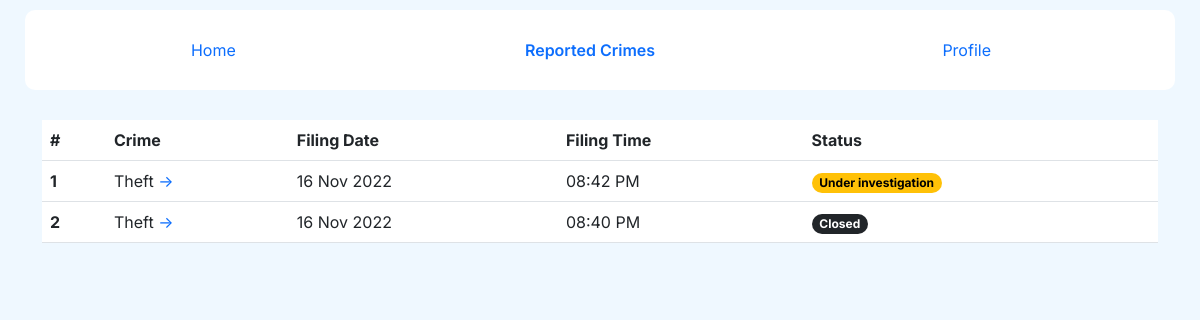
/reported-crimes (signed in), run on the app's committed database.
### models.py (models this page shows)
class TheftFir(db.Model):
    __tablename__='theft_fir'
    id=db.Column(db.Integer, primary_key=True, autoincrement=True)
    ftime=db.Column(db.DateTime, nullable=False)
    username=db.Column(db.String, db.ForeignKey('user.username'), nullable=False)
    cname=db.Column(db.String, nullable=False)
    pname=db.Column(db.String, nullable=False)
    address=db.Column(db.String, nullable=False)
    mob=db.Column(db.String, nullable=False)
    email=db.Column(db.String, nullable=False)
    place=db.Column(db.String, nullable=False)
    datetime=db.Column(db.String, nullable=False)
    aname=db.Column(db.String, nullable=False)
    description=db.Column(db.String, nullable=False)
    closed=db.Column(db.Integer, nullable=False)

### manager.py (the view)
@app.route('/reported-crimes',methods=['GET'])
@login_required
def crimes_reported():
    print(current_user.username)
    firs=db.session.query(User).filter(User.id == current_user.id).first().tfirs
    print(firs)
    actions_list=[]
    for fir in firs:
        action_taken=db.session.query(Actions).filter(Actions.id==fir.id).first()
        if action_taken==None:
            actions_list.append(1)
        else:
            if action_taken.accepted==True:
                actions_list.append(2)
            else:
                actions_list.append(3)
    print(actions_list)
    return render_template('reported_crimes.html', firs=firs, action_list=actions_list)

### manager.py (called while the page is built)
@login_manager.user_loader
def load_user(user_id):
    return User.query.get(int(user_id))

### templates/reported_crimes.html (shortened to what this page needs)
{% extends 'base.html' %}
{% block styles %}
<link rel="stylesheet" href="{{url_for("static", filename="styles/reported_crimes.css")}}"/>
{% endblock %}
{% block content %}
<nav class="nav justify-content-center nav-justified sticky-top">
    <a class="nav-link" href="/">Home</a>
    <a class="nav-link active" aria-current="page" href="/reported-crimes">Reported Crimes</a>
    <a class="nav-link" href="/profile">Profile</a>
</nav>
<div class="container">
    <table class="table table-hover">
        <thead>
          <tr>
            <th scope="col">#</th>
            <th scope="col">Crime</th>
            <th scope="col">Filing Date</th>
            <th scope="col">Filing Time</th>
            <th scope="col">Status</th>
          </tr>
        </thead>
        <tbody>
          {% for fir in firs %}
          <tr>
            <th scope="row">{{loop.index}}</th>
            <td>{{fir['__tablename__'].split('_')[0].title()}}<a href="/reported-crimes/{{fir['id']}}" style="text-decoration: none;">  -></a></td>
            <td>{{fir['ftime'].strftime('%d %b %Y')}}</td>
            <td>{{fir['ftime'].strftime('%I:%M %p')}}</td>
            <td>
              {% if action_list[loop.index-1]==3  %}
              <span class="badge rounded-pill text-bg-danger">Rejected</span>
              {% elif fir['closed']==1 %}
              <span class="badge rounded-pill text-bg-dark">Closed</span>
              {% elif action_list[loop.index-1]==1  %}
              <span class="badge rounded-pill text-bg-secondary">Pending action</span>
              {% elif action_list[loop.index-1]==2 %}
              <span class="badge rounded-pill text-bg-warning">Under investigation</span>
              {% endif %}
            </td>
          </tr>
          {% endfor %}
        </tbody>
      </table>
</div>
{% endblock %}

### static/styles/base.css (style rules this page uses)
* { font-family: 'Inter', sans-serif; }
body { padding: 10px 25px; background-color: rgb(239, 248, 255); }
nav { padding: 20px; background-color: white; border-radius: 10px; }
.container { margin-top: 30px; }
.active { font-weight: 600; }
a { text-decoration: none; }

### static/styles/reported_crimes.css (style rules this page uses)
.table { background-color: white; }

### data on the page
TheftFir: __tablename__.split "Theft", ftime "16 Nov 2022", ftime "08:42 PM", closed "Under investigation"
TheftFir: __tablename__.split "Theft", ftime "16 Nov 2022", ftime "08:40 PM", closed "Closed"
